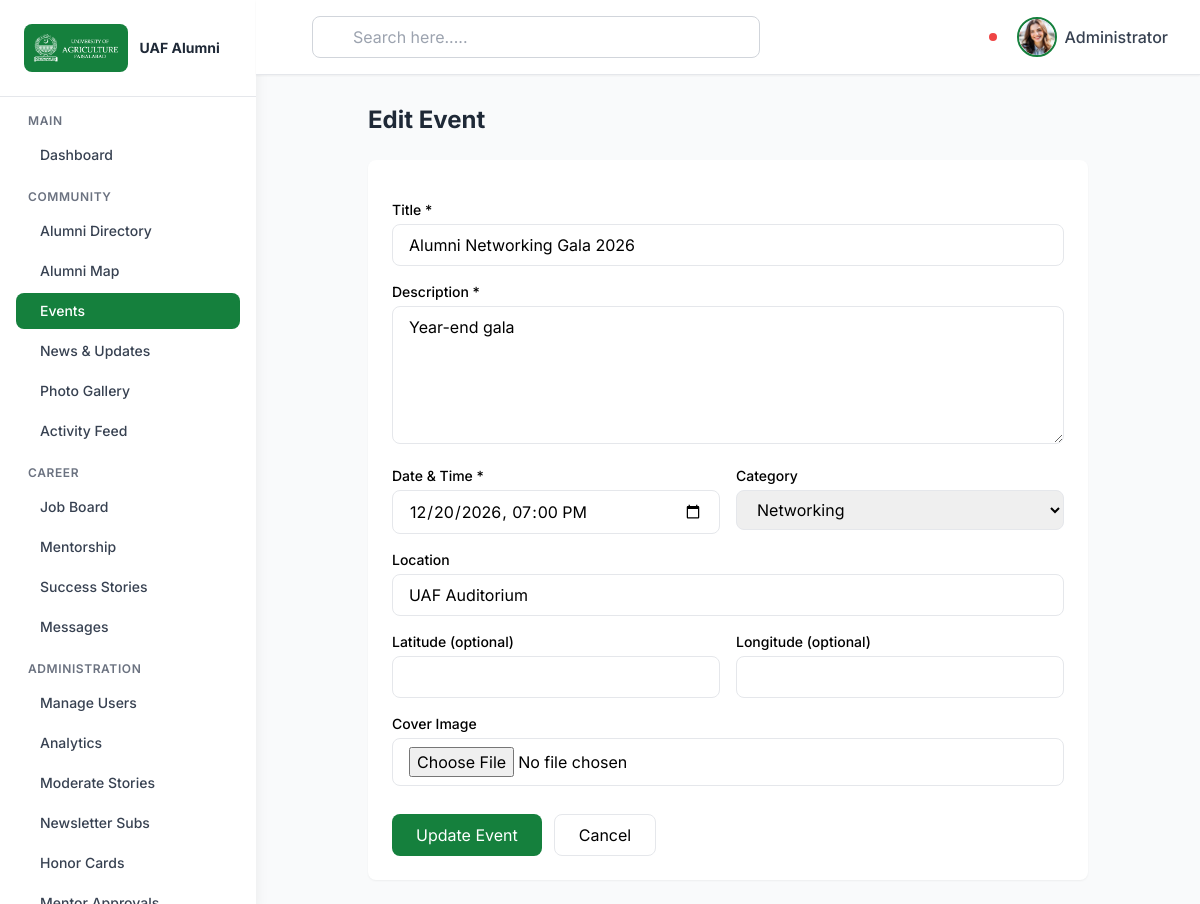
The app's page /admin/index.php?action=event_edit&id=2 (signed in) with its own data.
### tables this page shows
CREATE TABLE `events` (
  `event_id` int(11) NOT NULL,
  `title` varchar(255) NOT NULL,
  `description` text NOT NULL,
  `event_date` datetime NOT NULL,
  `location` varchar(255) DEFAULT NULL,
  `image` varchar(255) DEFAULT NULL,
  `category` varchar(100) DEFAULT 'general',
  `created_by` int(11) NOT NULL,
  `latitude` decimal(10,7) DEFAULT NULL,
  `longitude` decimal(10,7) DEFAULT NULL,
  `created_at` datetime NOT NULL DEFAULT current_timestamp(),
  `updated_at` datetime DEFAULT NULL ON UPDATE current_timestamp()
);

### admin/controllers/EventController.php (called while the page is built, shortened)
<?php
require_once __DIR__ . '/../includes/helpers.php';
require_once __DIR__ . '/../models/Event.php';
class EventController {
    private $model;
    public function __construct() { $this->model = new Event(); }
    public function edit() {
        $id = (int)($_GET['id'] ?? 0);
        $event = $this->model->getById($id);
        require __DIR__ . '/../views/events/form.php';
    }
}

### admin/models/Event.php (called while the page is built, shortened)
<?php
require_once __DIR__ . '/../config/database.php';
class Event {
    private $conn;
    public function __construct() {
        $db = new Database();
        $this->conn = $db->getConnection();
    }
    public function getById($id) {
        $stmt = $this->conn->prepare("SELECT * FROM events WHERE event_id=?");
        $stmt->execute([$id]);
        return $stmt->fetch();
    }
}

### admin/config/database.php (called while the page is built, shortened)
<?php
class Database {
    private $host = 'localhost';
    private $db_name = 'alumni_portal';
    private $username = 'root';
    private $password = '';
    public function getConnection() {
        $this->conn = null;
        try {
            $this->conn = new PDO(
                "mysql:host=" . $this->host . ";dbname=" . $this->db_name . ";charset=utf8mb4",
                $this->username,
                $this->password,
                [
                    PDO::ATTR_ERRMODE => PDO::ERRMODE_EXCEPTION,
                    PDO::ATTR_DEFAULT_FETCH_MODE => PDO::FETCH_ASSOC,
                    PDO::ATTR_EMULATE_PREPARES => false
                ]
            );
        } catch(PDOException $exception) {
            error_log("Connection error: " . $exception->getMessage());
        }
        return $this->conn;
    }
}

### admin/includes/helpers.php (called while the page is built, shortened)
<?php
function e($str) {
    return htmlspecialchars($str ?? '', ENT_QUOTES, 'UTF-8');
}

### admin/views/events/form.php (the view, shortened to what this page needs)
<?php
$isEdit = isset($event);
$ev = $isEdit ? $event : [];
?>
<!DOCTYPE html>
<html lang="en">
<?php include __DIR__ . '/../shared/head.php'; ?>
<body class="bg-gray-50">
<?php include __DIR__ . '/../shared/sidebar.php'; ?>
<?php include __DIR__ . '/../shared/header.php'; ?>
<main class="lg:ml-64 pt-20 min-h-screen">
    <div class="p-6 max-w-3xl mx-auto">
        <h1 class="text-2xl font-bold text-gray-800 mb-6"><?= $isEdit ? 'Edit' : 'Create New' ?> Event</h1>
        <form method="POST" enctype="multipart/form-data" action="index.php?action=<?= $isEdit ? 'event_edit&id=' . e($ev['event_id']) : 'event_create' ?>" class="bg-white rounded-lg shadow-sm p-6 space-y-4">
            <div>
                <label class="block text-sm font-medium mb-1">Title *</label>
                <input name="title" required value="<?= e($ev['title'] ?? '') ?>" class="w-full px-4 py-2 border rounded-lg focus:ring-2 focus:ring-green-500">
            </div>
            <div>
                <label class="block text-sm font-medium mb-1">Description *</label>
                <textarea name="description" required rows="5" class="w-full px-4 py-2 border rounded-lg focus:ring-2 focus:ring-green-500"><?= e($ev['description'] ?? '') ?></textarea>
            </div>
            <div class="grid grid-cols-2 gap-4">
                <div>
                    <label class="block text-sm font-medium mb-1">Date &amp; Time *</label>
                    <input type="datetime-local" name="event_date" required value="<?= $isEdit ? date('Y-m-d\TH:i', strtotime($ev['event_date'])) : '' ?>" class="w-full px-4 py-2 border rounded-lg">
                </div>
                <div>
                    <label class="block text-sm font-medium mb-1">Category</label>
                    <select name="category" class="w-full px-4 py-2 border rounded-lg">
                        <?php foreach (['general','reunion','workshop','seminar','networking','sports','cultural'] as $cat): ?>
                            <option value="<?= $cat ?>" <?= (($ev['category'] ?? '') === $cat) ? 'selected' : '' ?>><?= ucfirst($cat) ?></option>
                        <?php endforeach; ?>
                    </select>
                </div>
            </div>
            <div>
                <label class="block text-sm font-medium mb-1">Location</label>
                <input name="location" value="<?= e($ev['location'] ?? '') ?>" class="w-full px-4 py-2 border rounded-lg">
            </div>
            <div class="grid grid-cols-2 gap-4">
                <div>
                    <label class="block text-sm font-medium mb-1">Latitude (optional)</label>
                    <input name="latitude" type="number" step="any" value="<?= e($ev['latitude'] ?? '') ?>" class="w-full px-4 py-2 border rounded-lg">
                </div>
                <div>
                    <label class="block text-sm font-medium mb-1">Longitude (optional)</label>
                    <input name="longitude" type="number" step="any" value="<?= e($ev['longitude'] ?? '') ?>" class="w-full px-4 py-2 border rounded-lg">
                </div>
            </div>
            <div>
                <label class="block text-sm font-medium mb-1">Cover Image</label>
                <input type="file" name="image" accept="image/*" class="w-full px-4 py-2 border rounded-lg">
            </div>
            <div class="flex space-x-3 pt-3">
                <button class="bg-green-700 text-white px-6 py-2 rounded-lg hover:bg-green-800"><?= $isEdit ? 'Update' : 'Create' ?> Event</button>
                <a href="index.php?action=events" class="px-6 py-2 border rounded-lg hover:bg-gray-100">Cancel</a>
            </div>
        </form>
    </div>
</main>
</body>
</html>

### admin/views/shared/head.php (style rules this page uses)
:root { --primary-green: #1a5f3f; --primary-green-dark: #0f4a2f; --primary-green-light: #2d7a5a; }
body { font-family: 'Inter', sans-serif; }

### records on screen
events: title "Alumni Networking Gala 2026", description "Year-end gala", event_date "12/20/2026 19:00", category "Networking", location "UAF Auditorium"

### other values on screen
$_SESSION['name'] "Administrator"
